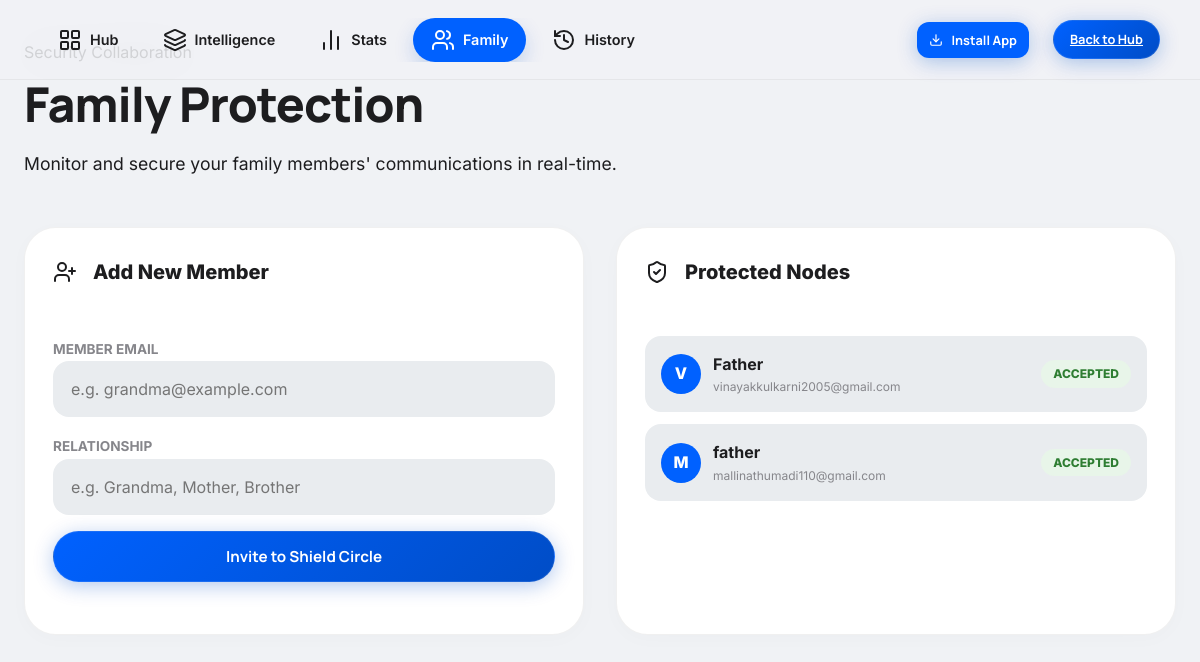
Screenshot of /family (signed in) with the database file from the repository.
### tables this page shows
CREATE TABLE family_members (
        id INTEGER PRIMARY KEY AUTOINCREMENT,
        guardian_id INTEGER,
        member_email TEXT,
        relationship TEXT,
        status TEXT DEFAULT 'pending',
        FOREIGN KEY(guardian_id) REFERENCES users(id)
    );

### app.py (the view)
@app.route("/family")
def family():
    if not session.get("logged_in"): return redirect("/")
    conn = get_db()
    cursor = conn.cursor()
    cursor.execute("SELECT id FROM users WHERE email=?", (session.get("email"),))
    user = cursor.fetchone()
    if not user:
        conn.close()
        session.clear()
        return redirect("/")
    cursor.execute("""
        UPDATE family_members
        SET status = 'accepted'
        WHERE status = 'pending' AND member_email IN (SELECT email FROM users)
    """)
    conn.commit()
    cursor.execute("SELECT * FROM family_members WHERE guardian_id=?", (user["id"],))
    members = [dict(row) for row in cursor.fetchall()]
    conn.close()
    return render_template("family.html", family_members=members)

### database.py (called while the page is built)
def get_db():
    db_path = os.getenv("DATABASE_PATH", "database.db")
    conn = sqlite3.connect(db_path)
    conn.row_factory = sqlite3.Row
    return conn

### templates/family.html (shortened to what this page needs)
<!DOCTYPE html>
<html lang="en">
<head>
    <link rel="stylesheet" href="{{ url_for('static', filename='style.css') }}">
</head>
<body class="animate-fade-in">
    <nav class="top-nav">
        <div class="nav-wrapper">
            <div class="nav-container">
                <a href="/dashboard" class="nav-link"><i data-lucide="layout-grid"></i> Hub</a>
                <a href="/classification" class="nav-link"><i data-lucide="layers"></i> Intelligence</a>
                <a href="/analytics" class="nav-link"><i data-lucide="bar-chart-2"></i> Stats</a>
                <a href="/family" class="nav-link active"><i data-lucide="users"></i> Family</a>
                <a href="/history" class="nav-link"><i data-lucide="history"></i> History</a>
            </div>
            <div class="nav-right">
                <button id="pwa-install-btn" class="btn btn-primary pulsing-install" style="display: inline-flex; align-items: center; gap: 8px; font-size: 0.8rem; padding: 6px 12px; margin-right: 12px; border-radius: 12px; background: var(--primary); color: white; border: none; cursor: pointer; font-weight: 700;">
                    <i data-lucide="download" style="width: 14px;"></i> Install App
                </button>
                <a href="/dashboard" class="btn btn-primary" style="padding: 8px 16px; font-size: 0.8rem;">Back to Hub</a>
            </div>
        </div>
    </nav>
    <main class="main-content">
        <header class="editorial-header">
            <span class="editorial-cap">Security Collaboration</span>
            <h1 style="font-size: 3rem; margin: 0;">Family Protection</h1>
            <p style="color: var(--on-surface-variant); font-size: 1.1rem; margin-top: 8px;">Monitor and secure your family members' communications in real-time.</p>
        </header>
        <div style="display: grid; grid-template-columns: 1fr 1fr; gap: 32px; margin-top: 48px;">
            <div class="bento-card">
                <div class="section-title"><i data-lucide="user-plus"></i> Add New Member</div>
                <div style="display: flex; flex-direction: column; gap: 16px; margin-top: 24px;">
                    <div class="form-group">
                        <label style="font-size: 0.85rem; font-weight: 700; color: var(--text-muted);">MEMBER EMAIL</label>
                        <input type="email" id="member-email" class="form-input" placeholder="e.g. grandma@example.com">
                    </div>
                    <div class="form-group">
                        <label style="font-size: 0.85rem; font-weight: 700; color: var(--text-muted);">RELATIONSHIP</label>
                        <input type="text" id="member-relation" class="form-input" placeholder="e.g. Grandma, Mother, Brother">
                    </div>
                    <button onclick="addMember()" class="btn btn-primary">Invite to Shield Circle</button>
                </div>
            </div>
            <div class="bento-card">
                <div class="section-title"><i data-lucide="shield-check"></i> Protected Nodes</div>
                <div style="margin-top: 24px; display: flex; flex-direction: column; gap: 12px;">
                    {% if family_members %}
                        {% for member in family_members %}
                        <div style="padding: 16px; background: var(--surface-container-low); border-radius: 16px; display: flex; align-items: center; justify-content: space-between;">
                            <div style="display: flex; align-items: center; gap: 12px;">
                                <div style="width: 40px; height: 40px; border-radius: 50%; background: var(--primary); color: white; display: flex; align-items: center; justify-content: center; font-weight: 800;">
                                    {{ member['member_email'][0] | upper }}
                                </div>
                                <div>
                                    <div style="font-weight: 700;">{{ member['relationship'] }}</div>
                                    <div style="font-size: 0.75rem; color: var(--text-muted);">{{ member['member_email'] }}</div>
                                </div>
                            </div>
                            <span class="status-badge {{ member['status'] }}" style="font-size: 0.75rem; font-weight: 800; padding: 4px 12px; border-radius: 20px;">
                                {{ member['status'] | upper }}
                            </span>
                        </div>
                        {% endfor %}
                    {% else %}
                        <div style="text-align: center; padding: 40px; color: var(--text-muted);">
                            <i data-lucide="users" style="width: 48px; height: 48px; opacity: 0.2; margin-bottom: 12px;"></i>
                            <p>No family members protected yet.</p>
                        </div>
                    {% endif %}
                </div>
            </div>
        </div>
    </main>
<script src="{{ url_for('static', filename='pwa.js') }}"></script></body>
</html>

### static/style.css (style rules this page uses)
:root { --primary: #0061ff; --primary-light: #e6f0ff; --primary-dark: #004dc7; --accent: #5e5ce6; --bg-app: #f0f2f5; --bg-card: #ffffff; --bg-sidebar: rgba(240, 242, 245, 0.82); --primary-container: #004dc7; --surface: #f0f2f5; --surface-container-low: #e9ecef; --surface-container-lowest: #ffffff; --radius-chat: 24px 24px 24px 4px; --text-main: #1d1d1f; --text-muted: #86868b; --text-on-primary: #ffffff; --success: #34c759; --danger: #ff3b30; --warning: #ff9500; --info: #007aff; --radius-full: 9999px; --radius-xl: 32px; --radius-lg: 24px; --radius-md: 16px; --radius-sm: 8px; --shadow-sm: 0 2px 8px rgba(0, 0, 0, 0.04); --shadow-md: 0 10px 30px rgba(0, 0, 0, 0.06); --shadow-lg: 0 20px 50px rgba(0, 0, 0, 0.1); --sidebar-width: 80px; --header-height: 80px; --panel-right-width: 380px; }
* { margin: 0; padding: 0; box-sizing: border-box; -webkit-tap-highlight-color: transparent; }
body { background: var(--bg-app); color: var(--text-main); font-family: 'Inter', sans-serif; line-height: 1.6; overflow-x: hidden; min-height: 100vh; }
h1, h2, h3, h4, .headline { font-family: 'Manrope', sans-serif; font-weight: 800; letter-spacing: -0.02em; }
.pulsing-install { animation: pulse 2s infinite; }
.top-nav { position: fixed; top: 0; left: 0; right: 0; height: 80px; background: rgba(241, 243, 246, 0.85); backdrop-filter: blur(24px) saturate(180%); -webkit-backdrop-filter: blur(24px) saturate(180%); border-bottom: 1px solid rgba(0,0,0,0.05); display: flex; align-items: center; justify-content: center; padding: 0 40px; z-index: 1000; }
.nav-wrapper { display: flex; justify-content: space-between; align-items: center; width: 100%; max-width: 1400px; }
.nav-container { display: flex; gap: 8px; align-items: center; overflow-x: auto; scrollbar-width: none; }
.nav-link { color: var(--on-surface-variant); text-decoration: none; font-weight: 600; font-size: 0.9rem; transition: all 0.3s cubic-bezier(0.16, 1, 0.3, 1); display: flex; align-items: center; gap: 8px; padding: 10px 18px; border-radius: 50px; white-space: nowrap; }
.nav-link.active { background: var(--primary); color: white; box-shadow: 0 8px 20px rgba(0, 75, 202, 0.2); }
.nav-right { display: flex; gap: 12px; align-items: center; }
.main-content { margin-top: var(--nav-height); padding: 40px 24px; max-width: 1200px; margin-left: auto; margin-right: auto; }
.bento-card { background: var(--bg-card); border-radius: var(--radius-xl); padding: 28px; border: 1px solid rgba(0,0,0,0.06); box-shadow: 0 4px 20px rgba(0,0,0,0.02); transition: transform 0.4s cubic-bezier(0.16, 1, 0.3, 1), box-shadow 0.4s; display: flex; flex-direction: column; }
.section-title { display: flex; align-items: center; gap: 16px; font-size: 1.25rem; font-weight: 800; margin-bottom: 24px; color: var(--on-surface); }
.btn { padding: 14px 28px; border-radius: var(--radius-xl); font-weight: 700; font-size: 0.95rem; border: none; cursor: pointer; display: inline-flex; align-items: center; justify-content: center; gap: 10px; transition: all 0.3s cubic-bezier(0.16, 1, 0.3, 1); font-family: 'Manrope', sans-serif; }
.btn-primary { background: linear-gradient(135deg, #0061ff, #004dc7); color: #ffffff !important; box-shadow: 0 4px 20px rgba(0, 77, 199, 0.3); border: 1px solid rgba(255,255,255,0.1); }
.form-input { width: 100%; background: var(--surface-container-low); border: 2px solid transparent; border-radius: var(--radius-md); padding: 16px; color: var(--on-surface); font-size: 1rem; transition: all 0.3s; font-family: 'Inter', sans-serif; }
.animate-fade-in { animation: fadeIn 0.6s cubic-bezier(0.16, 1, 0.3, 1) forwards; }

### templates/family.html (style rules this page uses)
.status-badge.accepted { background: #e8f5e9; color: #2e7d32; }

### rows the page displays
family_members: member_email "V", relationship "Father", member_email "vinayakkulkarni2005@gmail.com", status "ACCEPTED"
family_members: member_email "M", relationship "father", member_email "mallinathumadi110@gmail.com", status "ACCEPTED"
